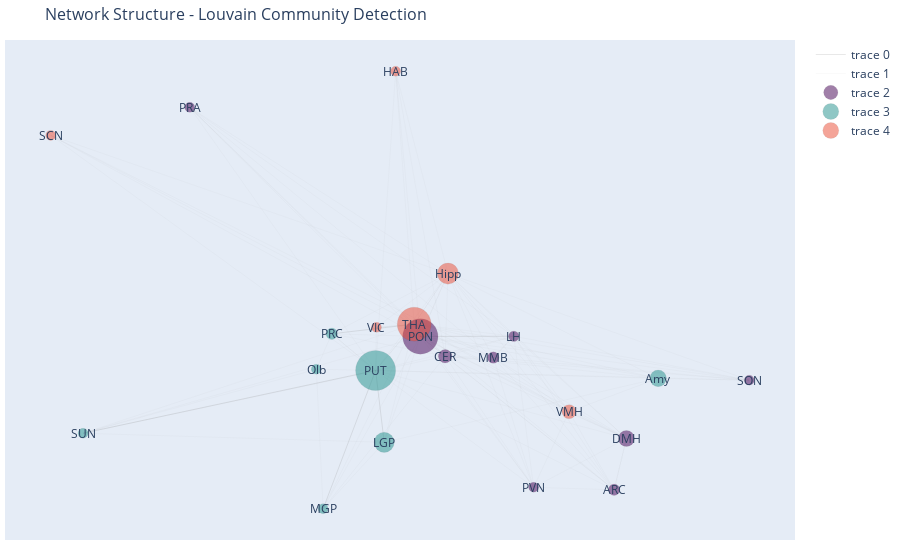

Source (notebook cell):
### Code cell
#rois = ['ACA','ATN','ILM','LAT','MED','MTN','VENT','CP','AI','AHN','SSp','AUDp','MOp']
#rois = ['ACA','ATN','ILM','CP']
rois=[]

cen = "Betweenness"

fig = go.Figure(data=[edge_trace1,edge_trace2],
             layout=go.Layout(
                title=f'Network Structure - Louvain Community Detection',
                titlefont_size=16,
                showlegend=True,
                hovermode='closest',
                margin=dict(b=20,l=5,r=5,t=40),
                xaxis=dict(showgrid=False, zeroline=False, showticklabels=False),
                yaxis=dict(showgrid=False, zeroline=False, showticklabels=False))
                )

for l in range(max(labels)+1):
        #if (l!=0):
        #    continue
        trace_node_x = numpy.array(node_x)[labels==l]
        trace_node_y = numpy.array(node_y)[labels==l]
        trace_text = [node_text[i] for i in range(len(node_x)) if labels[i]==l]
        trace_size = [node_size[i] for i in range(len(node_x)) if labels[i]==l]
        #trace_color = [colors_hex[i] for i in range(len(node_x)) if labels[i]==l]
        
        trace_color = colors_hex[l]
        fig.add_trace(go.Scatter(
            y=trace_node_y,
            x=trace_node_x,
            mode='markers',
            marker_color=trace_color,
            marker_size=trace_size,
            marker_opacity=0.5,
            text=trace_text,
            hoverinfo="text",
            marker_line_color='black',
            marker_line_width=0.1
        ))
        

for i,roi in enumerate(regions):
    roi_idx = list(node_input).index(roi)
    coord_x = node_x[roi_idx]
    coord_y = node_y[roi_idx]
    fig.add_annotation(x=coord_x, y=coord_y,
                        text=roi,
                        showarrow=False)


plotly.io.write_html(fig, file=f'figures/{cen}-louvain.html')
plotly.io.write_image(fig, file=f'figures/{cen}-louvain.png')
plotly.io.write_image(fig, file=f'figures/{cen}-louvain.svg')

fig.show()

### Figure 1 — Plotly figure (JSON) as saved in the notebook; plotly's stock layout.template omitted (floating-point values rounded to 4 significant figures; data arrays with more than 128 entries replaced by an {"elided": "..."} marker saying what was removed)
{"data": [{"hoverinfo": "none", "line": {"color": "#888", "width": 0.2}, "mode": "lines", "type": "scatter", "x": [-0.101, -0.08285, null, -0.101, -0.2123, null, -0.101, -0.7213, null, -0.006212, 0.1919, null, -0.01921, -0.1939, null], "y": [-0.07878, -0.3378, null, -0.07878, -0.5774, null, -0.07878, -0.3053, null, 0.04388, 0.04446, null, 0.08809, 0.0534, null]}, {"hoverinfo": "none", "line": {"color": "#888", "width": 0.05}, "mode": "lines", "type": "scatter", "x": {"elided": "333 float values"}, "y": {"elided": "333 float values"}}, {"hoverinfo": "text", "marker": {"color": "#440154", "line": {"color": "black", "width": 0.1}, "opacity": 0.5, "size": [11.53, 13.56, 16.1, 10.51, 10, 11.53, 35.42, 10, 10]}, "mode": "markers", "text": ["1: arcuate nucleus", "1: cerebellum", "1: dorsomedial hypothalamus", "1: lateral hypothalamus", "1: preoptic area", "1: mammilary body", "1: pons", "1: paraventricular nucleus", "1: supraoptic nucleus"], "type": "scatter", "x": [0.4046, 0.0463, 0.4306, 0.1919, -0.495, 0.1484, -0.006212, 0.234, 0.691], "y": [-0.509, -0.02767, -0.3242, 0.04446, 0.8698, -0.03234, 0.04388, -0.5001, -0.1138]}, {"hoverinfo": "text", "marker": {"color": "#21918c", "line": {"color": "black", "width": 0.1}, "opacity": 0.5, "size": [16.61, 40, 20.17, 10, 11.53, 10, 10]}, "mode": "markers", "text": ["2: amygdala", "2: putamen", "2: lateral globus pallidus", "2: medial globus pallidus", "2: prefrontal cortex", "2: olfactory bulb", "2: substantia nigrl"], "type": "scatter", "x": [0.4979, -0.101, -0.08285, -0.2123, -0.1939, -0.2267, -0.7213], "y": [-0.1072, -0.07878, -0.3378, -0.5774, 0.0534, -0.0744, -0.3053]}, {"hoverinfo": "text", "marker": {"color": "#eb4c34", "line": {"color": "black", "width": 0.1}, "opacity": 0.5, "size": [21.19, 10, 10, 33.9, 10, 14.07]}, "mode": "markers", "text": ["3: hippocampus", "3: habenula", "3: suprachiasmatic nucleus", "3: thalamus", "3: visual cortex", "3: ventromedial hypothalamus"], "type": "scatter", "x": [0.05233, -0.05857, -0.7897, -0.01921, -0.0993, 0.309], "y": [0.2705, 1.0, 0.7688, 0.08809, 0.0766, -0.2274]}], "layout": {"annotations": [{"showarrow": false, "text": "ARC", "x": 0.4046, "y": -0.509}, {"showarrow": false, "text": "Amy", "x": 0.4979, "y": -0.1072}, {"showarrow": false, "text": "CER", "x": 0.0463, "y": -0.02767}, {"showarrow": false, "text": "PUT", "x": -0.101, "y": -0.07878}, {"showarrow": false, "text": "DMH", "x": 0.4306, "y": -0.3242}, {"showarrow": false, "text": "LGP", "x": -0.08285, "y": -0.3378}, {"showarrow": false, "text": "MGP", "x": -0.2123, "y": -0.5774}, {"showarrow": false, "text": "Hipp", "x": 0.05233, "y": 0.2705}, {"showarrow": false, "text": "PRC", "x": -0.1939, "y": 0.0534}, {"showarrow": false, "text": "HAB", "x": -0.05857, "y": 1.0}, {"showarrow": false, "text": "LH", "x": 0.1919, "y": 0.04446}, {"showarrow": false, "text": "PRA", "x": -0.495, "y": 0.8698}, {"showarrow": false, "text": "MMB", "x": 0.1484, "y": -0.03234}, {"showarrow": false, "text": "Olb", "x": -0.2267, "y": -0.0744}, {"showarrow": false, "text": "PON", "x": -0.006212, "y": 0.04388}, {"showarrow": false, "text": "PVN", "x": 0.234, "y": -0.5001}, {"showarrow": false, "text": "SCN", "x": -0.7897, "y": 0.7688}, {"showarrow": false, "text": "SUN", "x": -0.7213, "y": -0.3053}, {"showarrow": false, "text": "SON", "x": 0.691, "y": -0.1138}, {"showarrow": false, "text": "THA", "x": -0.01921, "y": 0.08809}, {"showarrow": false, "text": "VIC", "x": -0.0993, "y": 0.0766}, {"showarrow": false, "text": "VMH", "x": 0.309, "y": -0.2274}], "hovermode": "closest", "margin": {"b": 20, "l": 5, "r": 5, "t": 40}, "showlegend": true, "title": {"font": {"size": 16}, "text": "Network Structure - Louvain Community Detection"}, "xaxis": {"showgrid": false, "showticklabels": false, "zeroline": false}, "yaxis": {"showgrid": false, "showticklabels": false, "zeroline": false}}}
